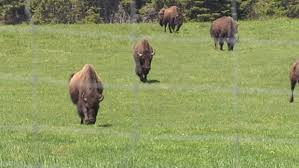
//> input picture opencvWork/images/group.jpg, 299 x 168 px
$ ./histogram   (built with g++ and OpenCV 4)
//> lines starting //> are read from the running program, lines starting //| are printed output that depends on the picture
#include<opencv2/core/core.hpp>
#include<opencv2/highgui/highgui.hpp>
#include<opencv2/imgproc/imgproc.hpp>
#include<opencv2/video/tracking.hpp>
#include<iostream>

using namespace std;

class Histogram1D {
private:
	int histSize[1]; // number of bins
	float hranges[2]; // min and max pixel value
	const float* ranges[1];
	int channels[1]; // only 1 channel used here
public:
	Histogram1D(){
		// Prepare arguments for 1D histogram
		histSize[0] = 256;
		hranges[0] = 0.0;
		hranges[1] = 255.0;
		ranges[0] =hranges;
		channels[0] = 0; // by default, we look at channel 0
	}

	// Computes the 1D histogram.
	// [41 lines left out: functions getHistogram, getHistogramImage, not called in this run]

	cv::Mat applyLookUp(const cv::Mat& image, // input image
		const cv::Mat& lookup){ // 1x256 uchar matrix
		// the output image
		cv::Mat result;
		// apply lookup table
		cv::LUT(image, lookup, result);
		return result;
	}

	// [44 lines left out: functions stretch, equalize, not called in this run]
};

class ContentFinder{
private:
	float hranges[2];
	const float* ranges[3];
	int channels[3];
	float threshold;
	cv::MatND histogram;
public:
	// [5 lines left out: function ContentFinder, not called in this run]

	// Sets the threshold on histogram values [0,1]
	void setThreshold(float t){
		threshold = t;
	}

	// Gets the threshold
	float getThreshold(){
		return threshold;
	}

	// Sets the reference histogram
	// [52 lines left out: functions setHistogram, find, find, not called in this run]
};

class ColorHistogram {
private:
	int histSize[3];
	float hranges[2];
	const float* ranges[3];
	int channels[3];
public:
	// [97 lines left out: functions ColorHistogram, getHistogram, getSparseHistogram, colorReduce, getHueHistogram, not called in this run]
};

class ImageComparator{
private:
	cv::Mat reference;
	cv::Mat input;
	cv::MatND refH;
	cv::MatND inputH;
	ColorHistogram hist;
	int div;
public:
	ImageComparator() : div(32) {

	}
	// Color reduction factor
	// The comparison will be made on images with
	// color space reduced by this factor in each dimension
	void setColorReduction(int factor) {
		div = factor;
	}
	int getColorReduction(){
		return div;
	}
	// [10 lines left out: functions setReferenceImage, compare, not called in this run]
};

void invertTest(){
	//~ char imgPath[]="../images/abel.jpg";
	//~ char imgPath[]="../images/boldt.jpg";
	char imgPath[]="../images/group.jpg";
	cv::Mat image = cv::imread(imgPath,
									0); // open in b and w
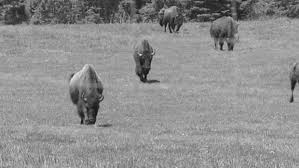
//> image: 168 rows x 299 cols, CV_8UC1; min 3, max 231, mean 142.3
	// Create an image inversion table
	int dim(256);
	cv::Mat lut(1, // 1 dimension
		&dim, // 256 entries
		CV_8U); // uchar
	for (int i = 0; i < 256; i++){
		lut.at<uchar>(i) = 255-i;
	}
	Histogram1D h;

	cv::namedWindow("Inverted");
	cv::imshow("Inverted",
				h.applyLookUp(image,lut));
//> in applyLookUp, `cv::LUT(image, lookup, result);`:
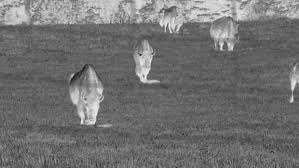
//> result: 168 rows x 299 cols, CV_8UC1; min 24, max 252, mean 112.7
}

// [190 lines left out: functions stretchTest, equalizeTest, thresholdTest, histogramImageTest, histogramTest, hueTest and 3 more, not called in this run]

// added to run one function of the file
int main() { invertTest(); }

$ run again, with opencvWork/images/sky.jpg copied over opencvWork/images/group.jpg
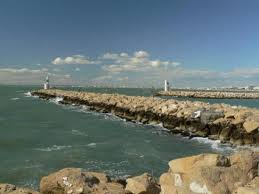
//> input picture opencvWork/images/sky.jpg, 259 x 194 px
//> in invertTest, `cv::Mat image = cv::imread(imgPath, 0);`:
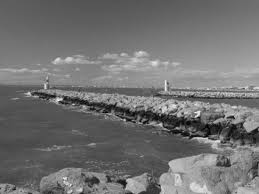
//> image: 194 rows x 259 cols, CV_8UC1; min 0, max 254, mean 113.1
//> in applyLookUp, `cv::LUT(image, lookup, result);`:
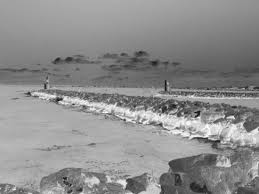
//> result: 194 rows x 259 cols, CV_8UC1; min 1, max 255, mean 141.9
